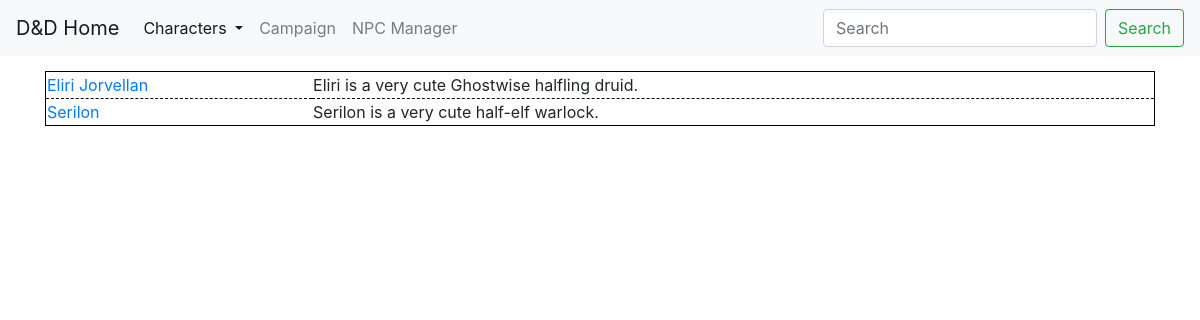
The page /characters/ on the database as committed earlier.
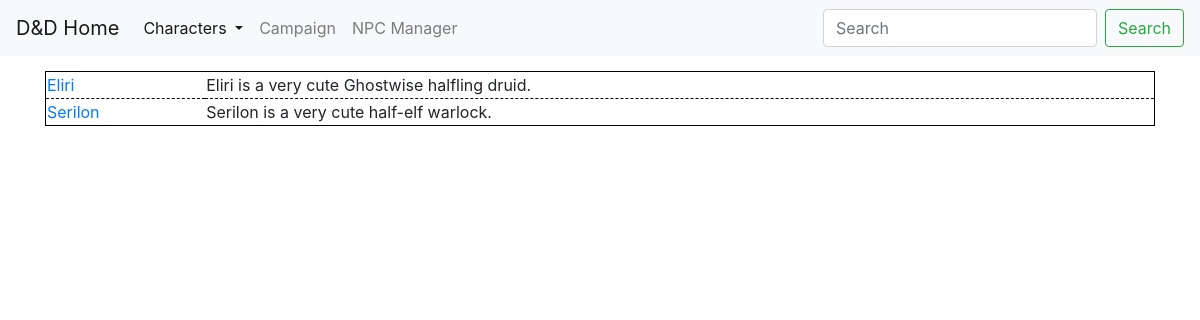
The same page on the database as committed later.
### characters/models.py (models this page shows, shortened)
class Character(models.Model):
    prename = models.CharField(max_length=30, blank=True, default="")
    name = models.CharField(max_length=30, unique=True)
    postname = models.CharField(max_length=30, blank=True, default="")
    player = models.BooleanField(null=True)
    party = models.BooleanField(null=True)
    status = models.CharField(max_length=10, choices=STATUS, default='unknown')
    race = models.CharField(max_length=30, blank=True, default="")
    game_class = models.CharField(max_length=30, blank=True, default="")
    portrait = models.ImageField(upload_to='character_portraits', null=True)
    description = models.TextField(blank=True)
    notes = models.TextField(blank=True)
    strength = models.IntegerField(blank=True, null=True)
    dexterity = models.IntegerField(blank=True, null=True)
    constitution = models.IntegerField(blank=True, null=True)
    intelligence = models.IntegerField(blank=True, null=True)
    wisdom = models.IntegerField(blank=True, null=True)
    charisma = models.IntegerField(blank=True, null=True)

### characters/views.py (the view)
# urls.py: path('', views.CharactersList.as_view(), name='characters_list'),
class CharactersList(ListView):
    model = Character
    context_object_name = "characters"
    def get_queryset(self, **kwargs):
        queryset = Character.objects.all()
        return queryset
    def get_context_data(self, **kwargs):
        context = super().get_context_data(**kwargs)
        context['blub'] = "Quinn"
        return context

### mysite/context_processors.py (called while the page is built)
def add_variable_to_context(request):
    return {
        'Eliri_name': 'Eliri',
        'Mythe_name': 'Ilemythe',
        'Vogel_name': 'Vogel'
    }

### characters/templates/characters/character_list.html (shortened to what this page needs)
{% extends "base.html" %}
{% block nav-characters %}active{% endblock %}
{% block content %}
  <table style="width:100%; border:1px solid black">
  {% for char in characters %}
    <tr style="border:1px dashed black">
      <td><a href="{% url 'characters_list' %}{{char.name}}/">{{char.name}}</a></td>
      <td>{{char.description}}</td>
    </tr>
  {% endfor %}
  </table>
{% endblock %}

Rows that differ between the two databases and show on the page:
changed Character "Eliri is a very cute Ghostwise halfling druid.": name "Eliri Jorvellan" → "Eliri"
